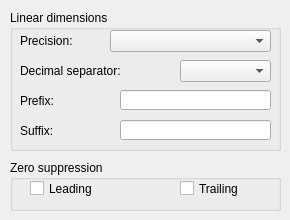
   <widget class="QWidget" name="PrimaryUnitTab">
    <attribute name="title">
     <string>Primary units</string>
    </attribute>
    <widget class="QGroupBox" name="groupBox_13">
     <property name="geometry">
      <rect>
       <x>10</x>
       <y>10</y>
       <width>271</width>
       <height>141</height>
      </rect>
     </property>
     <property name="title">
      <string>Linear dimensions</string>
     </property>
     <widget class="QLabel" name="label_36">
      <property name="geometry">
       <rect>
        <x>10</x>
        <y>20</y>
        <width>81</width>
        <height>21</height>
       </rect>
      </property>
      <property name="text">
       <string>Precision:</string>
      </property>
     </widget>
     <widget class="QComboBox" name="textDecimals">
      <property name="geometry">
       <rect>
        <x>100</x>
        <y>20</y>
        <width>161</width>
        <height>22</height>
       </rect>
      </property>
      <property name="toolTip">
       <string>Displays and sets the number of decimal places in the dimension text.</string>
      </property>
     </widget>
     <widget class="QComboBox" name="textDecimalSep">
      <property name="geometry">
       <rect>
        <x>170</x>
        <y>50</y>
        <width>91</width>
        <height>22</height>
       </rect>
      </property>
      <property name="toolTip">
       <string>Sets the separator for decimal formats.</string>
      </property>
     </widget>
     <widget class="QLabel" name="label_37">
      <property name="geometry">
       <rect>
        <x>10</x>
        <y>50</y>
        <width>111</width>
        <height>21</height>
       </rect>
      </property>
      <property name="text">
       <string>Decimal separator:</string>
      </property>
     </widget>
     <widget class="QLineEdit" name="textPrefix">
      <property name="geometry">
       <rect>
        <x>110</x>
        <y>80</y>
        <width>151</width>
        <height>20</height>
       </rect>
      </property>
      <property name="toolTip">
       <string>Includes a prefix that you specify in the dimension text.</string>
      </property>
     </widget>
     <widget class="QLabel" name="label_38">
      <property name="geometry">
       <rect>
        <x>10</x>
        <y>80</y>
        <width>91</width>
        <height>21</height>
       </rect>
      </property>
      <property name="text">
       <string>Prefix:</string>
      </property>
     </widget>
     <widget class="QLabel" name="label_39">
      <property name="geometry">
       <rect>
        <x>10</x>
        <y>110</y>
        <width>91</width>
        <height>21</height>
       </rect>
      </property>
      <property name="text">
       <string>Suffix:</string>
      </property>
     </widget>
     <widget class="QLineEdit" name="textSuffix">
      <property name="geometry">
       <rect>
        <x>110</x>
        <y>110</y>
        <width>151</width>
        <height>20</height>
       </rect>
      </property>
      <property name="toolTip">
       <string>Includes a suffix that you specify in the dimension text.</string>
      </property>
     </widget>
    </widget>
    <widget class="QGroupBox" name="groupBox_14">
     <property name="geometry">
      <rect>
       <x>10</x>
       <y>160</y>
       <width>271</width>
       <height>51</height>
      </rect>
     </property>
     <property name="title">
      <string>Zero suppression</string>
     </property>
     <widget class="QCheckBox" name="textSuppressLeadingZeros">
      <property name="geometry">
       <rect>
        <x>20</x>
        <y>20</y>
        <width>131</width>
        <height>17</height>
       </rect>
      </property>
      <property name="toolTip">
       <string>Suppresses leading zeros in all decimal dimensions (0.5 becomes .5).</string>
      </property>
      <property name="text">
       <string>Leading</string>
      </property>
     </widget>
     <widget class="QCheckBox" name="textDecimalZerosSuppression">
      <property name="geometry">
       <rect>
        <x>170</x>
        <y>20</y>
        <width>91</width>
        <height>17</height>
       </rect>
      </property>
      <property name="toolTip">
       <string>Suppresses trailing zeros in all decimal dimensions (5.50 becomes 5.5 and 5.0 becomes 5).</string>
      </property>
      <property name="text">
       <string>Trailing</string>
      </property>
     </widget>
    </widget>
   </widget>
